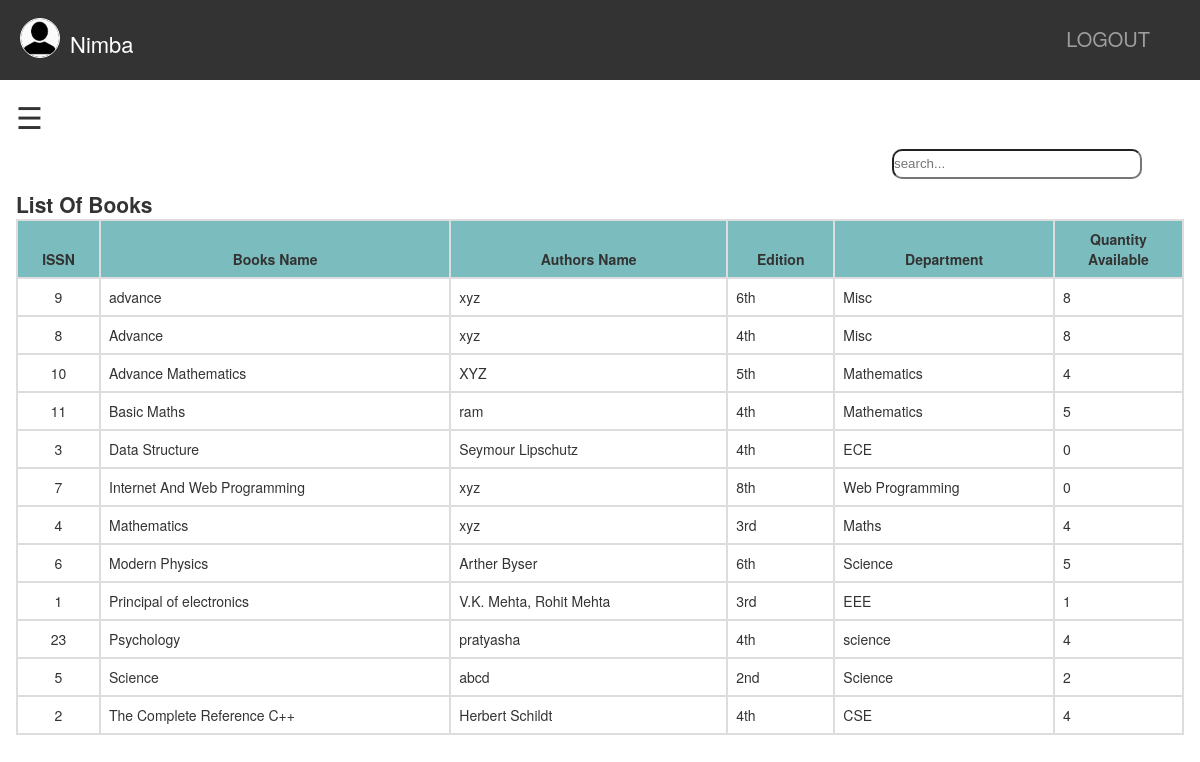
The page /Library_project/students/books.php (signed in) on the database its author committed.
### tables this page shows
CREATE TABLE `students` (
  `pp` varchar(200) NOT NULL DEFAULT 'uploaded/p.jpg',
  `id` varchar(20) NOT NULL,
  `name` varchar(50) NOT NULL,
  `email` varchar(50) NOT NULL,
  `phone` varchar(15) NOT NULL,
  `password` varchar(20) NOT NULL
);

CREATE TABLE `books` (
  `bid` varchar(100) NOT NULL,
  `name` varchar(100) NOT NULL,
  `authors` varchar(100) NOT NULL,
  `edition` varchar(100) NOT NULL,
  `quantity` int(100) NOT NULL,
  `department` varchar(100) NOT NULL,
  `checkout` int(3) NOT NULL DEFAULT 0
);

### Library_project/students/books.php (the view, shortened to what this page needs)
<?php
	include "stunavi.php";
if(isset($_SESSION["login_user"])){
?>
<!DOCTYPE html>
<html>
<head>
</head>
<body>
	<div class="mainpage" id="mainpage">
		<span style="font-size:30px;cursor:pointer" onclick="openNav()" id="openNav">&#9776;</span>
		<div class="Books" id="Books">
			<form action="books.php" id="srchbar" method="post">
				<input type="text" name="books_srch" placeholder="search...">
			</form>
			<h2>List Of Books</h2>
			<table class="table-book table1">
				<tr style="background-color: #6db6b9e6;">
					<th class="headth">ISSN</th>
					<th class="headth">Books Name</th>
					<th class="headth">Authors Name</th>
					<th class="headth">Edition</th>
					<th class="headth">Department</th>
					<th class="headth">Quantity<br> Available</th>
				</tr>
			<?php
				if(isset($_POST["books_srch"])){
					$na = $_POST["books_srch"];
					if($na == ""){
						$sql = "select * from books order by name";
					}else{
						$sql  = "select * from books where bid like '%$na%' or name like '%$na%' or authors like '%$na%' or edition like '%$na%' or department like '%$na%'";
					}
				}else{
					$sql = "select * from books order by name";
				}
				function LoadBooks($conn,$sql){
					$res = $conn->query($sql);
					while($row = $res->fetch_assoc()){
						echo (
							"<tr><td class='center-td'>".$row["bid"]."</td>".
							"<td>".$row["name"]."</td>".
							"<td>".$row["authors"]."</td>".
							"<td>".$row["edition"]."</td>".
							"<td>".$row["department"]."</td>".
							"<td>".$row["quantity"]."</td></tr>"
						);
					}
				}
				LoadBooks($conn,$sql);
			?>
			</table>
		</div>
	</div>
</body>
</html>
<?php
}
?>

### Library_project/students/stunavi.php (shortened to what this page needs)
<?php
	include "../connection.php";
?>
<!DOCTYPE html>
<html>
<head>
</head>
<body>
<?php
if(isset($_SESSION["login_user"])){
	$user = $_SESSION["login_user"];
	$sql = "select * from students where id = '$user'";
	$res = $conn->query($sql);
	while($row = $res->fetch_assoc()){
		$pic = $row["pp"];
?>
	<nav id='abc'>
		<div class="logo">
			<a onclick = "stud_info_show()"><img src="<?php echo $pic;?>"></a>
			<span><?php echo $row["name"]; ?></span>
		</div>
		<div class="logout">
			<a href="logout.php">LOGOUT</a>
		</div>
	</nav>
<?php	} ?>
<?php
}
?>
</body>
</html>

### Library_project/students/stunavi.php (style rules this page uses)
* { margin: 0; padding: 0; box-sizing: border-box; }
nav { height: 10vh; color: white; display: flex; justify-content: space-between; align-items:center; background: #333; }
.logo { padding-left: 20px; }
.logo img { cursor: pointer; border: 1px solid white; border-radius: 30px; width: 40px; height:40px; }
.logo span { position: absolute; padding: 10px; font-size: 22px; }
.logout a { color: #9d9d9d; text-decoration: none; font-weight: 400; line-height: 1; margin-right: 50px; font-size: 20px; }
button,a { cursor: pointer; }

### Library_project/students/books.php (style rules this page uses)
body { font-family: "Helvetica Neue",Helvetica,Arial,sans-serif; font-size: 14px; line-height: 1.42857143; color: #333; }
#mainpage { position: relative; transition: margin-left .5s; padding: 16px; }
#srchbar input { margin:10px; margin-left: 75%; width: 250px; height: 30px; border-radius: 10px; outline: none; background-color: rgba(0,0,0,0); }
.table-book { border: 2px solid #ddd; max-width: 100%; border-spacing: 0; border-collapse: collapse; }
.table1 { width: 100%; }
.table-book td,.table-book th { background-color: rgba(0,0,0,0); border-top: 1px solid #ddd; border: 2px solid #ddd; }
.table1 td,th { vertical-align: bottom; padding: 8px; }
.center-td { text-align : center; }

### rows shown on the page
students: pp (picture), name "Nimba"
books: bid "9", name "advance", authors "xyz", edition "6th", department "Misc", quantity "8"
books: bid "8", name "Advance", authors "xyz", edition "4th", department "Misc", quantity "8"
books: bid "10", name "Advance Mathematics", authors "XYZ", edition "5th", department "Mathematics", quantity "4"
books: bid "11", name "Basic Maths", authors "ram", edition "4th", department "Mathematics", quantity "5"
books: bid "3", name "Data Structure", authors "Seymour Lipschutz", edition "4th", department "ECE", quantity "0"
books: bid "7", name "Internet And Web Programming", authors "xyz", edition "8th", department "Web Programming", quantity "0"
books: bid "4", name "Mathematics", authors "xyz", edition "3rd", department "Maths", quantity "4"
books: bid "6", name "Modern Physics", authors "Arther Byser", edition "6th", department "Science", quantity "5"
books: bid "1", name "Principal of electronics", authors "V.K. Mehta, Rohit Mehta", edition "3rd", department "EEE", quantity "1"
books: bid "23", name "Psychology", authors "pratyasha", edition "4th", department "science", quantity "4"
books: bid "5", name "Science", authors "abcd", edition "2nd", department "Science", quantity "2"
books: bid "2", name "The Complete Reference C++", authors "Herbert Schildt", edition "4th", department "CSE", quantity "4"
